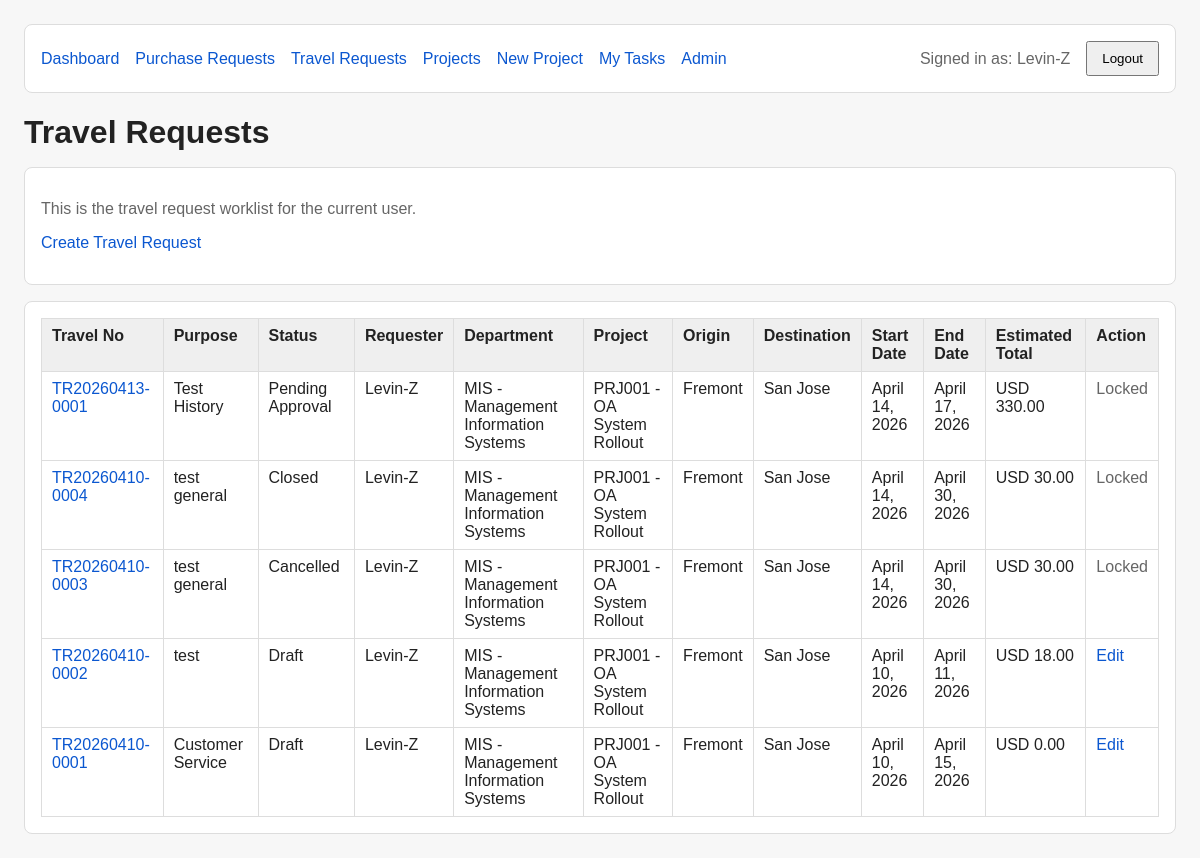
/travel/ (signed in), run on the app's committed database.
### accounts/models.py (models this page shows)
class User(AbstractUser):
    employee_id = models.CharField(max_length=30, blank=True, default="")
    display_name = models.CharField(max_length=150, blank=True, default="")
    job_title = models.CharField(max_length=100, blank=True, default="")
    phone = models.CharField(max_length=30, blank=True, default="")
    approval_level = models.CharField(
        max_length=20,
        choices=ApprovalLevel,
        default=ApprovalLevel.STAFF,
    )
    primary_department = models.ForeignKey(
        "Department",
        null=True,
        blank=True,
        on_delete=models.SET_NULL,
        related_name="primary_users",
    )
    can_approve_all_departments = models.BooleanField(default=False)
    class Meta:
        db_table = "PS_A8_USER"
        verbose_name = "User"
        verbose_name_plural = "Users"
    def __str__(self):
        return self.display_name or self.username

class Department(models.Model):
    dept_code = models.CharField(max_length=30, unique=True)
    dept_name = models.CharField(max_length=100)
    dept_type = models.CharField(
    max_length=20,
    choices=DepartmentType,
    default=DepartmentType.GENERAL,
    )
    cost_center = models.CharField(max_length=30, blank=True, default="")
    manager = models.ForeignKey(
        settings.AUTH_USER_MODEL,
        null=True,
        blank=True,
        on_delete=models.SET_NULL,
        related_name="managed_departments",
    )
    parent_department = models.ForeignKey(
        "self",
        null=True,
        blank=True,
        on_delete=models.SET_NULL,
        related_name="child_departments",
    )
    is_active = models.BooleanField(default=True)
    sort_order = models.PositiveIntegerField(default=0)
    class Meta:
        db_table = "PS_A8_DEPT"
        verbose_name = "Department"
        verbose_name_plural = "Departments"
        ordering = ["sort_order", "dept_code"]
    def __str__(self):
        return f"{self.dept_code} - {self.dept_name}"

### travel/models.py (models this page shows, shortened)
class TravelRequest(models.Model):
    travel_no = models.CharField(max_length=30, unique=True, blank=True)
    requester = models.ForeignKey(
        settings.AUTH_USER_MODEL,
        on_delete=models.PROTECT,
        related_name="travel_requests",
    )
    request_department = models.ForeignKey(
        "accounts.Department",
        on_delete=models.PROTECT,
        related_name="travel_requests",
    )
    project = models.ForeignKey(
        "projects.Project",
        on_delete=models.PROTECT,
        related_name="travel_requests",
    )
    matched_rule = models.ForeignKey(
        "approvals.ApprovalRule",
        null=True,
        blank=True,
        on_delete=models.SET_NULL,
        related_name="travel_requests",
    )
    status = models.CharField(
        max_length=30,
        choices=TravelRequestStatus,
        default=TravelRequestStatus.DRAFT,
    )
    request_date = models.DateField(default=timezone.localdate)
    purpose = models.CharField(max_length=200)
    origin_city = models.CharField(max_length=100)
    destination_city = models.CharField(max_length=100)
    start_date = models.DateField()
    end_date = models.DateField()
    estimated_total = models.DecimalField(max_digits=12, decimal_places=2, default=0)
    actual_total = models.DecimalField(max_digits=12, decimal_places=2, default=0)
    currency = models.CharField(
        max_length=10,
        choices=CurrencyCode,
        default=CurrencyCode.USD,
    )
    notes = models.TextField(blank=True, default="")
    class Meta:
        db_table = "PS_A8_TR_HDR"
        verbose_name = "Travel Request"
        verbose_name_plural = "Travel Requests"
        ordering = ["-request_date", "travel_no"]
    @classmethod
    def get_visible_queryset(cls, user):
        from .access import get_visible_travel_queryset_for_user
        return get_visible_travel_queryset_for_user(user)
    def get_approval_tasks_queryset(self):
        content_type = ContentType.objects.get_for_model(TravelRequest)
        return ApprovalTask.objects.filter(
            request_content_type=content_type,
            request_object_id=self.id,
        ).order_by("step_no", "id")
    def get_current_task(self):
        return self.get_approval_tasks_queryset().filter(
            status__in=[ApprovalTaskStatus.POOL, ApprovalTaskStatus.PENDING]
        ).order_by("step_no", "id").first()
    def get_current_step_name(self):
        current_task = self.get_current_task()
        return current_task.step_name if current_task else "-"
    def get_current_approver(self):
        current_task = self.get_current_task()
        if not current_task:
            return "-"
        if current_task.status == ApprovalTaskStatus.POOL:
            return "Approval Pool"
        if current_task.assigned_user:
            return str(current_task.assigned_user)
        return "-"
    def get_approval_progress_text(self):
        total_count = self.get_approval_tasks_queryset().count()
        approved_count = self.get_approval_tasks_queryset().filter(
            status=ApprovalTaskStatus.APPROVED
        ).count()
        return f"{approved_count} / {total_count}"

### projects/models.py (models this page shows, shortened)
class Project(models.Model):
    project_code = models.CharField(max_length=30, unique=True)
    project_name = models.CharField(max_length=150)
    project_manager = models.ForeignKey(
        settings.AUTH_USER_MODEL,
        null=True,
        blank=True,
        on_delete=models.SET_NULL,
        related_name="managed_projects",
    )
    owning_department = models.ForeignKey(
        "accounts.Department",
        on_delete=models.PROTECT,
        related_name="owned_projects",
    )
    created_by = models.ForeignKey(
        settings.AUTH_USER_MODEL,
        null=True,
        blank=True,
        on_delete=models.SET_NULL,
        related_name="created_projects",
    )
    status = models.CharField(
        max_length=20,
        choices=ProjectStatus,
        default=ProjectStatus.OPEN,
    )
    budget_amount = models.DecimalField(max_digits=14, decimal_places=2, default=0)
    currency = models.CharField(
        max_length=10,
        choices=CurrencyCode.choices,
        default=CurrencyCode.USD,
    )
    start_date = models.DateField(null=True, blank=True)
    end_date = models.DateField(null=True, blank=True)
    is_active = models.BooleanField(default=True)
    notes = models.TextField(blank=True, default="")
    class Meta:
        db_table = "PS_A8_PROJ"
        verbose_name = "Project"
        verbose_name_plural = "Projects"
        ordering = ["project_code"]
    def __str__(self):
        return f"{self.project_code} - {self.project_name}"

### travel/views.py (the view)
# urls.py: path("", views.tr_list, name="tr_list"),
@login_required
def tr_list(request):
    travel_requests = (
        TravelRequest.get_visible_queryset(request.user)
        .select_related("requester", "request_department", "project")
        .order_by("-request_date", "-id")
    )
    for tr in travel_requests:
        decorate_travel_list_item(tr, request.user)
    context = {
        "travel_requests": travel_requests,
    }
    return render(request, "travel/tr_list.html", context)

### projects/context_processors.py (called while the page is built)
def project_nav(request):
    user = getattr(request, "user", None)
    if not user or not user.is_authenticated:
        return {
            "nav_can_create_project": False,
        }
    can_create_project = user.is_superuser or Department.objects.filter(manager=user).exists()
    return {
        "nav_can_create_project": can_create_project,
    }

### travel/access.py (called while the page is built, shortened)
def get_visible_travel_queryset_for_user(user):
    qs = TravelRequest.objects.all()
    if not user or not user.is_authenticated:
        return qs.none()
    if user.is_superuser:
        return qs

def user_can_edit_travel(user, tr):
    if not user or not user.is_authenticated:
        return False
    if user.is_superuser:
        return tr.status in [TravelRequestStatus.DRAFT, TravelRequestStatus.RETURNED]
    return (
        tr.requester_id == user.id
        and tr.status in [TravelRequestStatus.DRAFT, TravelRequestStatus.RETURNED]
    )

### travel/presentation.py (called while the page is built)
def get_travel_status_badge_class(status):
    mapping = {
        TravelRequestStatus.DRAFT: "badge-neutral",
        TravelRequestStatus.PENDING_APPROVAL: "badge-warning",
        TravelRequestStatus.APPROVED: "badge-success",
        TravelRequestStatus.RETURNED: "badge-info",
        TravelRequestStatus.REJECTED: "badge-danger",
        TravelRequestStatus.IN_TRIP: "badge-info",
        TravelRequestStatus.EXPENSE_PENDING: "badge-warning",
        TravelRequestStatus.EXPENSE_SUBMITTED: "badge-warning",
        TravelRequestStatus.CLOSED: "badge-dark",
        TravelRequestStatus.CANCELLED: "badge-dark",
    }
    return mapping.get(status, "badge-neutral")

def decorate_travel_list_item(tr, user):
    tr.current_step = tr.get_current_step_name()
    tr.current_approver = tr.get_current_approver()
    tr.approval_progress = tr.get_approval_progress_text()
    tr.can_edit = user_can_edit_travel(user, tr)
    tr.status_badge_class = get_travel_status_badge_class(tr.status)
    return tr

### travel/templates/travel/tr_list.html (shortened to what this page needs)
{% extends "purchase/base.html" %}
{% block page_title %}Travel Requests{% endblock %}
{% block content %}
<div class="card">
    <p class="muted">This is the travel request worklist for the current user.</p>
    <p><a href="{% url 'travel:tr_create' %}">Create Travel Request</a></p>
</div>
<div class="card">
    <table>
        <thead>
            <tr>
                <th>Travel No</th>
                <th>Purpose</th>
                <th>Status</th>
                <th>Requester</th>
                <th>Department</th>
                <th>Project</th>
                <th>Origin</th>
                <th>Destination</th>
                <th>Start Date</th>
                <th>End Date</th>
                <th>Estimated Total</th>
                <th>Action</th>
            </tr>
        </thead>
        <tbody>
            {% for tr in travel_requests %}
            <tr>
                <td><a href="{% url 'travel:tr_detail' tr.id %}">{{ tr.travel_no }}</a></td>
                <td>{{ tr.purpose }}</td>
                <td>{{ tr.get_status_display }}</td>
                <td>{{ tr.requester }}</td>
                <td>{{ tr.request_department }}</td>
                <td>{{ tr.project }}</td>
                <td>{{ tr.origin_city }}</td>
                <td>{{ tr.destination_city }}</td>
                <td>{{ tr.start_date }}</td>
                <td>{{ tr.end_date }}</td>
                <td>{{ tr.currency }} {{ tr.estimated_total }}</td>
                <td>
                    {% if tr.can_edit %}
                    <a href="{% url 'travel:tr_edit' tr.id %}">Edit</a>
                    {% else %}
                    <span class="muted">Locked</span>
                    {% endif %}
                </td>
            </tr>
            {% empty %}
            <tr>
                <td colspan="12">No travel requests found.</td>
            </tr>
            {% endfor %}
        </tbody>
    </table>
</div>
{% endblock %}

### purchase/templates/purchase/base.html (shortened to what this page needs)
<!DOCTYPE html>
<html lang="en">
<head>
</head>
<body>
    <div class="card top-nav">
        {% if request.user.is_authenticated %}
        <a href="{% url 'dashboard:home' %}">Dashboard</a>
        <a href="{% url 'purchase:pr_list' %}">Purchase Requests</a>
        <a href="{% url 'travel:tr_list' %}">Travel Requests</a>
        <a href="{% url 'projects:project_list' %}">Projects</a>
        {% if nav_can_create_project %}
        <a href="{% url 'projects:project_create' %}">New Project</a>
        {% endif %}
        <a href="{% url 'approvals:my_tasks' %}">My Tasks</a>
        {% if request.user.is_staff %}
        <a href="{% url 'admin:index' %}">Admin</a>
        {% endif %}
        <span class="muted">Signed in as: {{ request.user }}</span>
        <form method="post" action="{% url 'logout' %}" class="inline-form">
            <button type="submit">Logout</button>
        </form>
        {% else %}
        <a href="{% url 'login' %}">Login</a>
        {% endif %}
    </div>
    <h1 class="page-title">{% block page_title %}{% endblock %}</h1>
    {% block content %}{% endblock %}
</body>
</html>

### purchase/templates/purchase/base.html (style rules this page uses)
body { font-family: Arial, sans-serif; margin: 24px; background: #f7f7f7; color: #222; }
a { color: #0b57d0; text-decoration: none; }
.page-title { margin-bottom: 16px; }
.card { background: white; border: 1px solid #ddd; border-radius: 8px; padding: 16px; margin-bottom: 16px; }
table { width: 100%; border-collapse: collapse; background: white; }
th, td { border: 1px solid #ddd; padding: 8px 10px; text-align: left; vertical-align: top; }
th { background: #efefef; }
.muted { color: #666; }
button { padding: 8px 14px; cursor: pointer; }
.top-nav { display: flex; gap: 16px; align-items: center; margin-bottom: 16px; }
.inline-form { display: inline; margin: 0; }

### data on the page
User: user "Levin-Z"
TravelRequest: travel_no "TR20260413-0001", purpose "Test History", status "Pending Approval", requester "Levin-Z", request_department "MIS - Management Information Systems", project "PRJ001 - OA System Rollout", origin_city "Fremont", destination_city "San Jose", start_date "April 14, 2026", end_date "April 17, 2026", currency "USD", estimated_total "330.00", shows "Locked"
TravelRequest: travel_no "TR20260410-0004", purpose "test general", status "Closed", requester "Levin-Z", request_department "MIS - Management Information Systems", project "PRJ001 - OA System Rollout", origin_city "Fremont", destination_city "San Jose", start_date "April 14, 2026", end_date "April 30, 2026", currency "USD", estimated_total "30.00", shows "Locked"
TravelRequest: travel_no "TR20260410-0003", purpose "test general", status "Cancelled", requester "Levin-Z", request_department "MIS - Management Information Systems", project "PRJ001 - OA System Rollout", origin_city "Fremont", destination_city "San Jose", start_date "April 14, 2026", end_date "April 30, 2026", currency "USD", estimated_total "30.00", shows "Locked"
TravelRequest: travel_no "TR20260410-0002", purpose "test", status "Draft", requester "Levin-Z", request_department "MIS - Management Information Systems", project "PRJ001 - OA System Rollout", origin_city "Fremont", destination_city "San Jose", start_date "April 10, 2026", end_date "April 11, 2026", currency "USD", estimated_total "18.00", shows "Edit"
TravelRequest: travel_no "TR20260410-0001", purpose "Customer Service", status "Draft", requester "Levin-Z", request_department "MIS - Management Information Systems", project "PRJ001 - OA System Rollout", origin_city "Fremont", destination_city "San Jose", start_date "April 10, 2026", end_date "April 15, 2026", currency "USD", estimated_total "0.00", shows "Edit"
